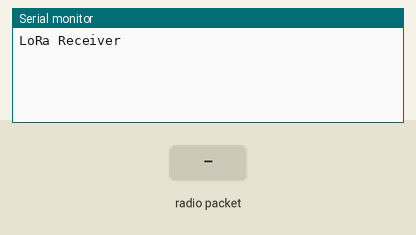
Simulated run of this sketch. Board: Arduino Uno, built with avr-gcc and run on an emulated ATmega328P. Parts: the last lines printed to the serial monitor. The inputs (shaded band) are chosen by the test bench. No radio packets arrive unless stated.

Above: at 1.2 s.
1.3 s: radio packet "1" arrives
At 2.4 s:
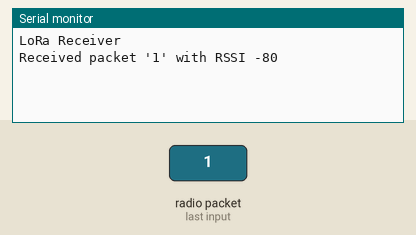
2.8 s: radio packet "0" arrives
At 3.5 s:
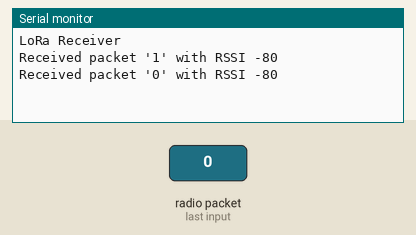
4.3 s: radio packet "2" arrives
At 4.7 s:
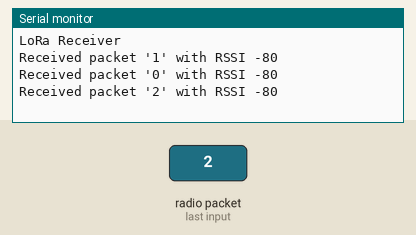

The sketch:

Rx_Code.ino
```cpp
#include <SPI.h>
#include <LoRa.h>
void setup()
{
  Serial.begin(9600);
  Serial.println("LoRa Receiver");
  if (!LoRa.begin(433E6))
  {
    Serial.println("Starting LoRa failed!");
    while (1);
  }
}
void loop()
{
  // To store the received message in a string, uncomment line 16 and 24.
  // String str="";
  int packetSize = LoRa.parsePacket();
  if (packetSize)
  {
    Serial.print("Received packet '");
    while (LoRa.available())
    {
      Serial.print((char)LoRa.read());
      //str=str+((char)LoRa.read());
    }
    Serial.print("' with RSSI ");
    Serial.println(LoRa.packetRssi());
  }
}
```

Measured:
- after the input at 1.3 s, the serial monitor: prints a new line at once (image 1)
- after the input at 2.8 s, the serial monitor: prints a new line at once (image 2)
- after the input at 4.3 s, the serial monitor: prints a new line at once (image 3)
